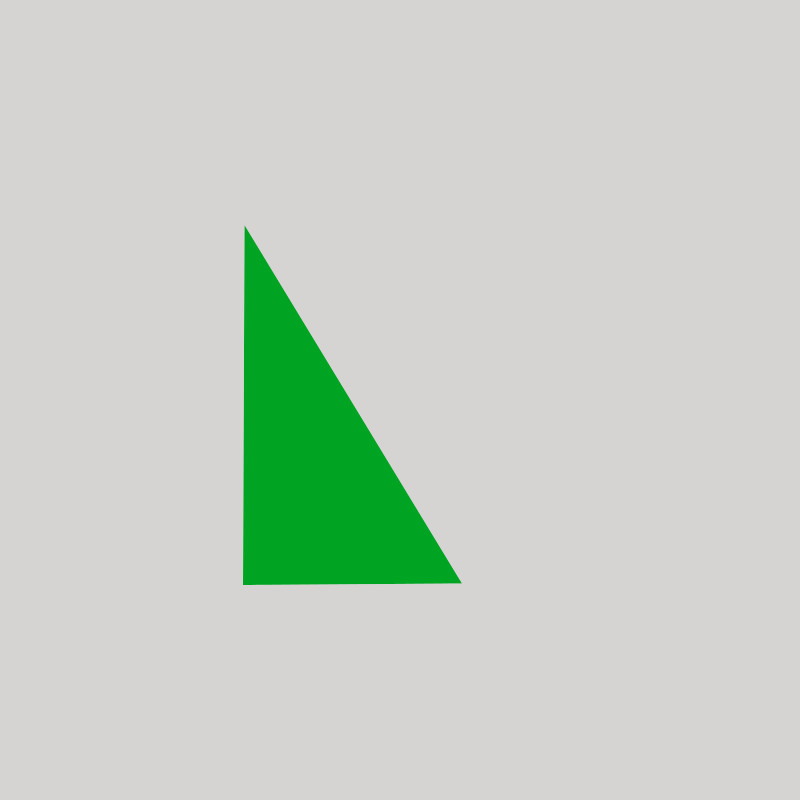
%> input picture Images/triangleA.jpg, 800 x 800 px
$ octave --eval "warp_forward;"   (GNU Octave 9; MATLAB toolbox functions it lacks are replaced by stand-ins)
%> lines starting %> are read from the running program, lines starting %| are printed output that depends on the picture
%% Warps im1 to im2 using forward warp
function warp_forward()
    clc;clear;

    % number of points to click
    points = 3;
    res = [270 480];

    % loads image 1
    im1_original = imread('Images/triangleA.jpg');
%> im1_original is the input picture: size 800x800x3 uint8; mean R, G, B 199.9, 209.1, 199.2

    % loads image 2
    im2_original = imread('Images/triangleB.jpg');
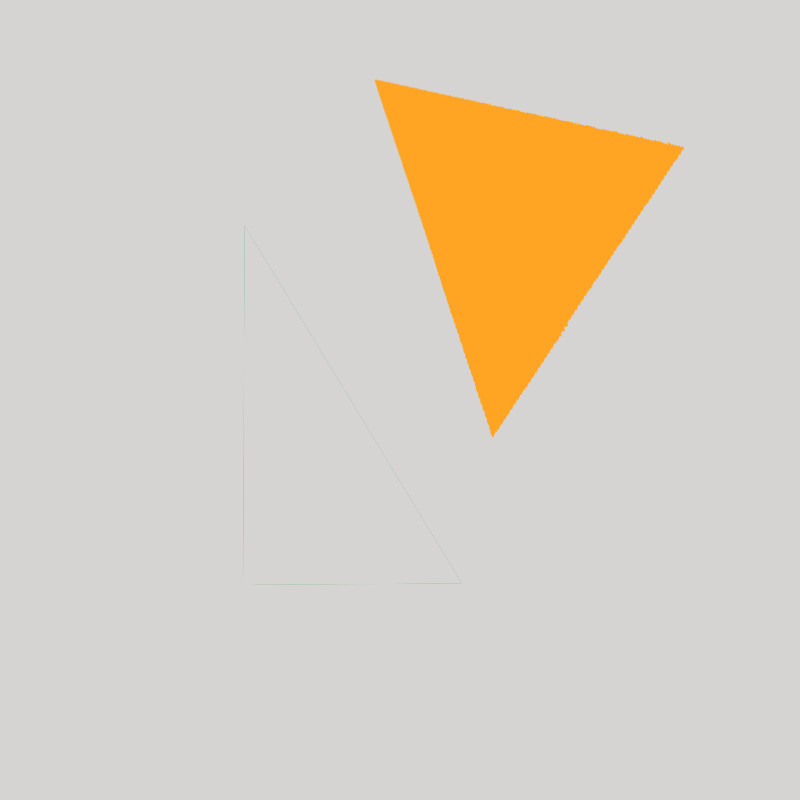
%> input picture Images/triangleB.jpg, 800 x 800 px
%> im2_original is the input picture: size 800x800x3 uint8; mean R, G, B 216.3, 208.2, 195.9

    % rescales image 1 to res
    im1(:,:,1) = imresize(im1_original(:,:,1), res);
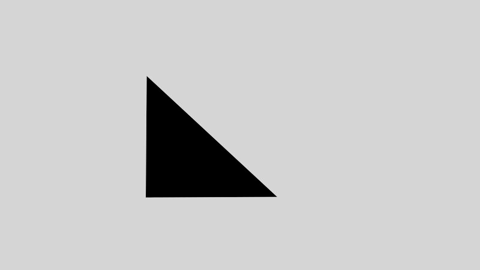
%> im1: size 270x480 uint8; min 0, max 226, mean 199.9
    im1(:,:,2) = imresize(im1_original(:,:,2), res);
    im1(:,:,3) = imresize(im1_original(:,:,3), res);
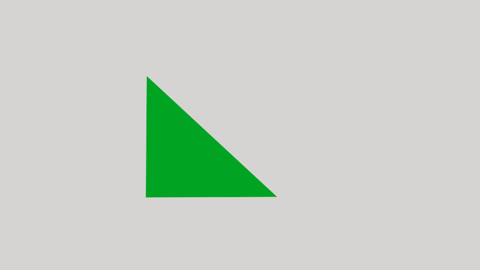
%> im1: size 270x480x3 uint8; mean R, G, B 199.9, 209.1, 199.2

    % rescales image 2 to res
    im2(:,:,1) = imresize(im2_original(:,:,1), res);
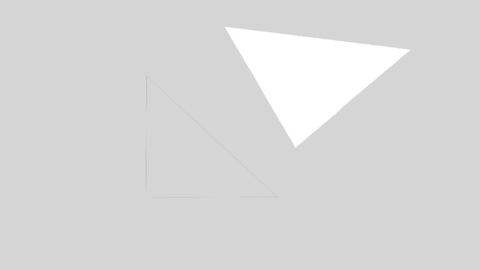
%> im2: size 270x480 uint8; min 194, max 255, mean 216.3
    im2(:,:,2) = imresize(im2_original(:,:,2), res);
    im2(:,:,3) = imresize(im2_original(:,:,3), res);
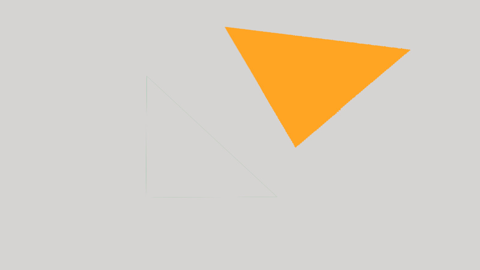
%> im2: size 270x480x3 uint8; mean R, G, B 216.3, 208.2, 195.9

    figure;
    imagesc(im1);
    axis equal;
    hold on;
%> (the run ends here)
